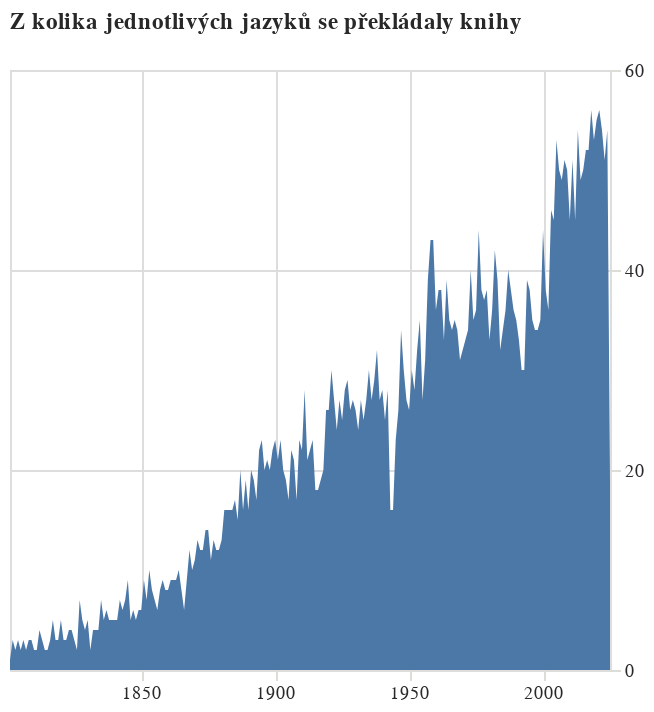

Source (notebook cell):
### Code cell
alt.Chart(alt_friendly(rocni_pocty), width=300,
         title=["Z kolika jednotlivých jazyků se překládaly knihy"]
         ).mark_area().encode(
    alt.X("rok:T", axis=alt.Axis(domainOpacity=0, tickCount=4, tickColor='#DCDDD6'), title=None),
    alt.Y("041_h", axis=alt.Axis(orient='right', tickCount=4, domainOpacity=0, tickColor='#DCDDD6'), title=None)
)

### Figure 1 — Vega-Lite specification as saved in the notebook (floating-point values rounded to 4 significant figures; data arrays with more than 128 entries replaced by an {"elided": "..."} marker saying what was removed)
{"config": {"title": {"font": "Noticia Text", "fontSize": 11.5, "anchor": "start", "lineHeight": 19, "fontWeight": "bolder", "subtitleFont": "Noticia Text", "subtitleFontSize": 10, "subtitleLineHeight": 15, "subtitlePadding": 10, "dy": -10, "color": "#292829", "subtitleColor": "#292829"}, "axis": {"labelFont": "Asap", "titleFont": "Asap", "fontWeight": "lighter", "titleFontWeight": "lighter", "labelFontSize": 9, "titleFontSize": 9, "labelPadding": 2, "titlePadding": 9, "domainOpacity": 0, "tickColor": "#DCDDD6", "labelColor": "#292829"}, "legend": {"labelFont": "Asap", "labelFontWeight": "normal", "titleFont": "Asap", "titleFontWeight": "normal", "labelFontSize": 9, "titleFontSize": 9, "labelColor": "#292829"}}, "data": {"name": "data-ce64c99bb9869860110ce23b9f3cd04e"}, "mark": {"type": "area"}, "encoding": {"x": {"axis": {"domainOpacity": 0, "tickColor": "#DCDDD6", "tickCount": 4}, "field": "rok", "title": null, "type": "temporal"}, "y": {"axis": {"domainOpacity": 0, "orient": "right", "tickColor": "#DCDDD6", "tickCount": 4}, "field": "041_h", "title": null, "type": "quantitative"}}, "title": ["Z kolika jednotlivých jazyků se překládaly knihy"], "width": 300, "$schema": "https://vega.github.io/schema/vega-lite/v5.8.0.json", "datasets": {"data-ce64c99bb9869860110ce23b9f3cd04e": {"elided": "225 records"}}}
